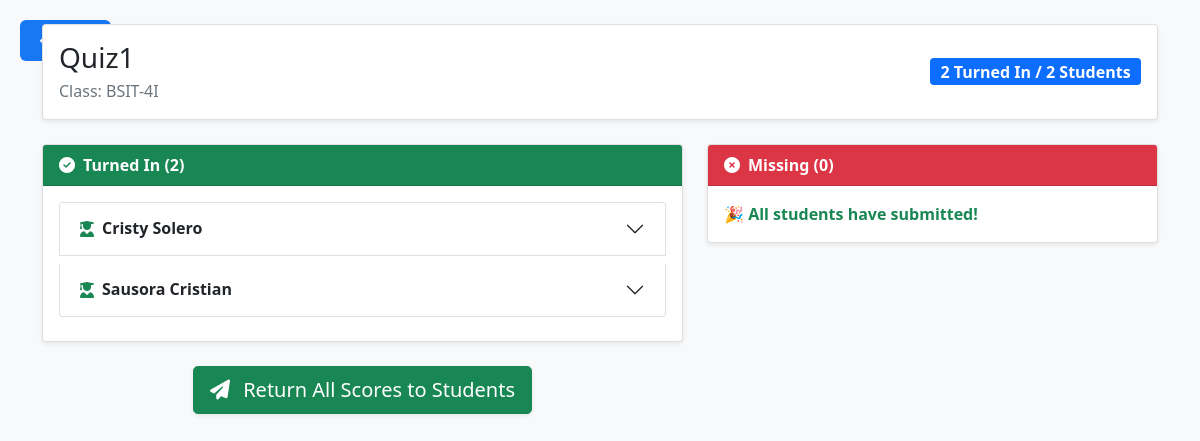
Screenshot of /teachers/class/3/quiz/34/ (signed in) with the database file from the repository.
### teachers/models.py (models this page shows, shortened)
class Quiz(models.Model):
    QUIZ_TYPES = [
        ("quiz", "Quiz"),
        ("exam", "Exam"),
    ]
    class_obj = models.ForeignKey(Class, on_delete=models.CASCADE, related_name="quizzes")
    title = models.CharField(max_length=255)
    quiz_type = models.CharField(max_length=10, choices=QUIZ_TYPES, default="quiz")
    description = models.TextField(blank=True, null=True)
    duration = models.PositiveIntegerField(help_text="Duration in minutes",null=True,blank=True)  # teacher sets this
    created_by = models.ForeignKey(
        settings.AUTH_USER_MODEL,
        on_delete=models.CASCADE,
        related_name="created_quizzes"
    )
    created_at = models.DateTimeField(auto_now_add=True)

class Class(models.Model):
    class_name = models.CharField(max_length=100)
    subject_name = models.CharField(max_length=100)
    section = models.CharField(max_length=50)
    time = models.TimeField(null=True, blank=True)
    teacher = models.ForeignKey(
        settings.AUTH_USER_MODEL,
        on_delete=models.CASCADE,
        related_name="created_classes"
    )
    code = models.CharField(max_length=10, unique=True, default=generate_class_code)
    students = models.ManyToManyField(
        settings.AUTH_USER_MODEL,
        related_name="enrolled_classes",
        blank=True
    )
    is_archived = models.BooleanField(default=False)  # ✅ new field
    banner = models.ImageField(upload_to="class_banners/", blank=True, null=True)
    banner_color = models.CharField(max_length=7, default="#ffffff", help_text="HTML color code like #3498db")
    drive_folder_link = models.URLField(blank=True, null=True)

### students/models.py (models this page shows, shortened)
class StudentQuizAttempt(models.Model):
    student = models.ForeignKey(settings.AUTH_USER_MODEL, on_delete=models.CASCADE)
    quiz = models.ForeignKey(Quiz, related_name="attempts", on_delete=models.CASCADE)
    status = models.CharField(
        max_length=20,
        choices=[
            ("in_progress", "In Progress"),
            ("completed", "Completed"),
            ("expired", "Expired"),
        ],
        default="in_progress"
    )
    start_time = models.DateTimeField(auto_now_add=True, null=True, blank=True)
    submitted_at = models.DateTimeField(blank=True, null=True)
    class Meta:
        unique_together = ("student", "quiz")  # one attempt per student

### accounts/models.py (models this page shows, shortened)
class User(AbstractUser):
    ROLE_CHOICES = [
        ('student', 'Student'),
        ('teacher', 'Teacher'),
        ('parent', 'Parent'),
        ('admin', 'Admin'),
        ("school_admin", "School Admin"),
    ]
    role = models.CharField(
        max_length=20,
        choices=ROLE_CHOICES,
        blank=True,   # ✅ allow empty
        null=True     # ✅ allow NULL in DB
    )

### teachers/views.py (the view, shortened to what this page needs)
# urls.py: path("class/<int:class_id>/quiz/<int:quiz_id>/", views.quiz_detail, name="quiz_detail"),
@login_required
def quiz_detail(request, class_id, quiz_id):
    class_obj = get_object_or_404(Class, pk=class_id)
    quiz = get_object_or_404(Quiz, pk=quiz_id, class_obj=class_obj)
    students = class_obj.students.all()
    turned_in_attempts = StudentQuizAttempt.objects.filter(
        quiz=quiz, status="completed"
    ).select_related("student")
    turned_in_students = [a.student for a in turned_in_attempts]
    missing_students = students.exclude(id__in=[s.id for s in turned_in_students])
    student_answers = StudentAnswer.objects.filter(
        student__in=turned_in_students, quiz=quiz
    ).select_related("question", "student", "selected_option")
    answers = {}
    for ans in student_answers:
        if ans.student_id not in answers:
            answers[ans.student_id] = {}
        answers[ans.student_id][ans.question_id] = ans
    total_scores = {}
    for ans in student_answers:
        total_scores[ans.student_id] = total_scores.get(ans.student_id, 0) + int(ans.score)
    return render(request, "teachers/quiz_detail.html", {
        "class_obj": class_obj,
        "quiz": quiz,
        "turned_in_attempts": turned_in_attempts,
        "missing_students": missing_students,
        "answers": answers,
        "total_scores": total_scores,
    })

### teachers/models.py (called while the page is built)
    def __str__(self):
        return f"{self.text} ({'Correct' if self.is_correct else 'Wrong'})"

### teachers/templatetags/dict_extras.py (called while the page is built)
@register.filter
def get_item(dictionary, key):
    if dictionary is None:
        return None
    return dictionary.get(key)

### teachers/templates/teachers/quiz_detail.html (shortened to what this page needs)
{% load dict_extras %}
{% load static %}
<!DOCTYPE html>
<html lang="en">
<head>
    <link href="https://cdn.jsdelivr.net/npm/bootstrap@5.1.3/dist/css/bootstrap.min.css" rel="stylesheet">
    <link href="https://cdnjs.cloudflare.com/ajax/libs/font-awesome/6.4.0/css/all.min.css" rel="stylesheet">
</head>
<body class="bg-light">
<a href="{% url 'teachers:subject' class_obj.id %}" class="back-button">
</a>
<div class="container mt-4">
  <div class="card shadow-sm mb-4">
    <div class="card-body d-flex justify-content-between align-items-center">
      <div>
        <h3 class="mb-1">{{ quiz.title }}</h3>
        <p class="text-muted mb-0">Class: {{ class_obj.class_name }}-{{ class_obj.section }}</p>
      </div>
      <span class="badge bg-primary fs-6">
        {{ turned_in_attempts.count }} Turned In / {{ class_obj.students.count }} Students
      </span>
    </div>
  </div>
  <div class="row">
    <div class="col-md-7">
      <div class="card shadow-sm mb-4">
        <div class="card-header bg-success text-white fw-bold">
          <i class="fas fa-check-circle me-2"></i>Turned In ({{ turned_in_attempts.count }})
        </div>
        <div class="card-body">
          {% if turned_in_attempts %}
            <div class="accordion" id="turnedInAccordion">
              {% for attempt in turned_in_attempts %}
                <div class="accordion-item mb-2">
                  <h2 class="accordion-header" id="heading-{{ attempt.student.id }}">
                    <button class="accordion-button collapsed fw-bold" type="button"
                            data-bs-toggle="collapse"
                            data-bs-target="#collapse-{{ attempt.student.id }}">
                      <i class="fas fa-user-graduate me-2 text-success"></i>
                      {{ attempt.student.get_full_name|default:attempt.student.username }}
                    </button>
                  </h2>
                </div>
              {% endfor %}
            </div>
          {% else %}
            <p class="text-muted">No students have turned in this quiz yet.</p>
          {% endif %}
        </div>
      </div>
  <form method="POST" class="text-center mb-4">
    <button type="submit" name="return_scores" class="btn btn-success btn-lg shadow-sm">
      <i class="fas fa-paper-plane me-2"></i> Return All Scores to Students
    </button>
  </form>
    </div>
    <div class="col-md-5">
      <div class="card shadow-sm">
        <div class="card-header bg-danger text-white fw-bold">
          <i class="fas fa-times-circle me-2"></i>Missing ({{ missing_students.count }})
        </div>
        <div class="card-body">
          {% if missing_students %}
            <ul class="list-group list-group-flush">
              {% for student in missing_students %}
                <li class="list-group-item d-flex align-items-center">
                  <i class="fas fa-user me-2 text-danger"></i>
                  {{ student.get_full_name|default:student.username }}
                </li>
              {% endfor %}
            </ul>
          {% else %}
            <p class="text-success fw-bold mb-0">🎉 All students have submitted!</p>
          {% endif %}
        </div>
      </div>
    </div>
  </div>
</div>
</body>
</html>

### teachers/templates/teachers/quiz_detail.html (style rules this page uses)
.back-button { position: absolute; top: 20px; left: 20px; background: #1877f2; color: #fff; border: none; padding: 10px 20px; border-radius: 6px; cursor: pointer; text-decoration: none; font-size: 14px; display: inline-block; transition: 0.3s; }

### rows the page displays
Quiz: title "Quiz1"
Class: class_name "BSIT", section "4I", students.count "2"
StudentQuizAttempt: student.get_full_name "Cristy Solero"
StudentQuizAttempt: student.get_full_name "Sausora Cristian"

### other values shown
{{ turned_in_attempts.count }} "2"
{{ missing_students.count }} "0"
